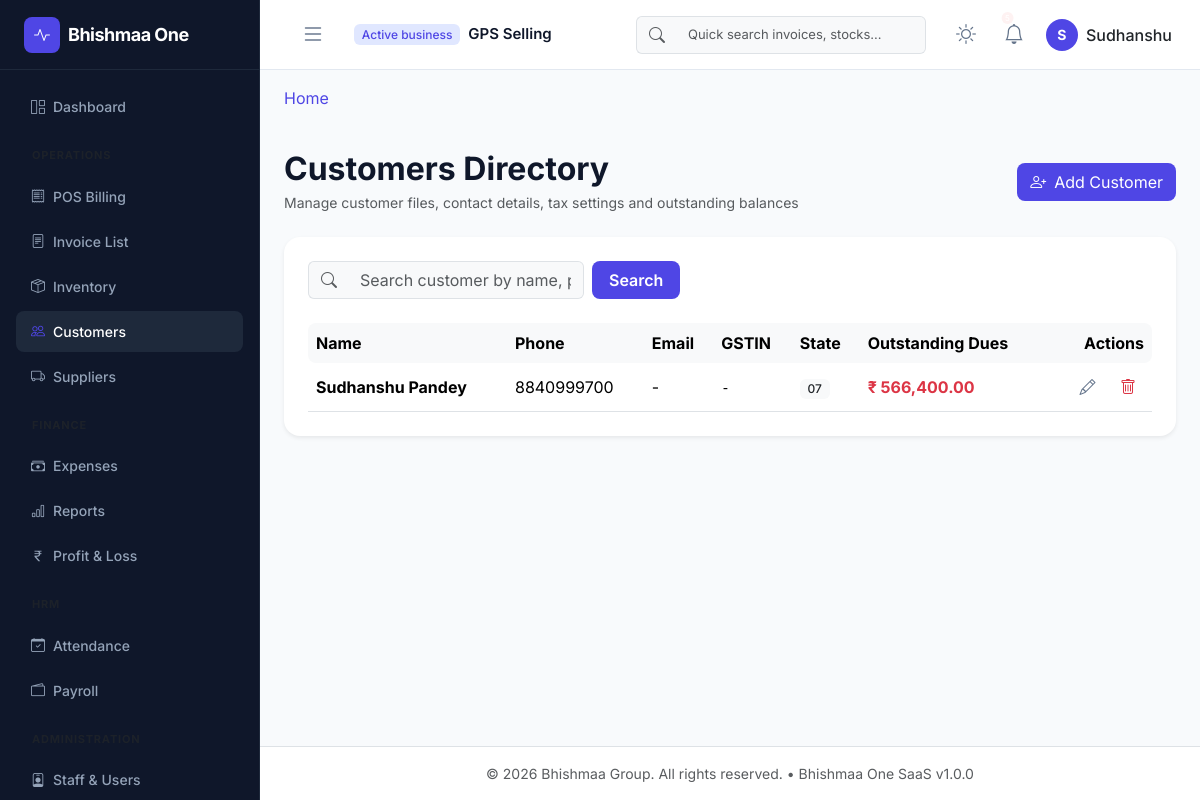
Screenshot of /crm/customers (signed in) with the database file from the repository.
### app/models/core.py (models this page shows, shortened)
class Base(db.Model):
    __abstract__ = True
    id = db.Column(UUIDType, primary_key=True, default=lambda: str(uuid.uuid4()))
    created_at = db.Column(db.DateTime, default=datetime.datetime.utcnow, index=True)
    updated_at = db.Column(db.DateTime, default=datetime.datetime.utcnow, onupdate=datetime.datetime.utcnow)
    is_deleted = db.Column(db.Boolean, default=False, index=True)

class Organization(Base):
    __tablename__ = 'organizations'
    name = db.Column(db.String(150), nullable=False)
    subdomain = db.Column(db.String(50), unique=True, index=True, nullable=False)
    is_active = db.Column(db.Boolean, default=True, index=True)
    plan_name = db.Column(db.String(50), default='Free')
    users = db.relationship('User', back_populates='organization', lazy=True)

class User(UserMixin, Base):
    __tablename__ = 'users'
    username = db.Column(db.String(80), unique=True, index=True, nullable=False)
    email = db.Column(db.String(120), unique=True, index=True, nullable=False)
    password_hash = db.Column(db.String(128), nullable=False)
    first_name = db.Column(db.String(50))
    last_name = db.Column(db.String(50))
    is_active = db.Column(db.Boolean, default=True, index=True)
    organization_id = db.Column(UUIDType, db.ForeignKey('organizations.id', ondelete='CASCADE'), nullable=True, index=True)
    branch_id = db.Column(UUIDType, db.ForeignKey('branches.id', ondelete='SET NULL'), nullable=True, index=True)
    organization = db.relationship('Organization', back_populates='users')
    branch = db.relationship('Branch', backref=db.backref('users', lazy=True))
    roles = db.relationship('Role', secondary=user_roles, back_populates='users', lazy='joined')
    def has_permission(self, perm_name):
        for role in self.roles:
            if any(perm.name == perm_name for perm in role.permissions):
                return True
        return False

### app/models/crm.py (models this page shows, shortened)
class Customer(TenantBase):
    __tablename__ = 'customers'
    name = db.Column(db.String(150), nullable=False, index=True)
    phone = db.Column(db.String(15), index=True)
    email = db.Column(db.String(120), index=True)
    gstin = db.Column(db.String(15), index=True)
    state_code = db.Column(db.String(2), default='07')  # For GST calculations (Delhi)
    address = db.Column(db.Text)
    city = db.Column(db.String(100))
    state = db.Column(db.String(100))
    pincode = db.Column(db.String(10))
    outstanding_balance = db.Column(db.Numeric(10, 2), default=0.0, index=True)
    credit_limit = db.Column(db.Numeric(10, 2), default=0.0)
    is_active = db.Column(db.Boolean, default=True, index=True)
    transactions = db.relationship(
        'CustomerTransaction',
        backref='customer',
        lazy='dynamic',
        cascade='all, delete-orphan'
    )

### app/blueprints/crm/routes.py (the view, shortened to what this page needs)
@crm_bp.route('/customers')
@login_required
@crm_management_required
def list_customers():
    customers = get_organization_customers(current_user.organization_id)
    search_q = request.args.get('search', '').strip().lower()
    return render_template('crm/customers_list.html', customers=customers)

### app/blueprints/crm/permissions.py (called while the page is built)
def crm_management_required(f):
    @wraps(f)
    def decorated_function(*args, **kwargs):
        if not current_user.is_authenticated or not current_user.has_permission('can_manage_crm'):
            abort(403)
        return f(*args, **kwargs)
    return decorated_function

### app/blueprints/crm/services.py (called while the page is built)
def get_organization_customers(organization_id):
    return Customer.query.filter_by(
        organization_id=organization_id,
        is_deleted=False
    ).order_by(Customer.name).all()

### app/models/core.py (called while the page is built)
    def process_bind_param(self, value, dialect):
        if value is None:
            return value
        return str(value)

    def process_result_value(self, value, dialect):
        if value is None:
            return value
        return str(value)

### app/blueprints/crm/templates/crm/customers_list.html (shortened to what this page needs)
{% extends "layouts/base.html" %}
{% block content %}
<div class="d-flex justify-content-between align-items-center mb-4 mt-3">
    <div>
        <h2 class="fw-bold tracking-tight mb-1 text-main">Customers Directory</h2>
        <p class="text-muted small mb-0">Manage customer files, contact details, tax settings and outstanding balances</p>
    </div>
    <div>
        <a href="{{ url_for('crm.create_customer_route') }}" class="btn btn-indigo rounded-3 d-flex align-items-center gap-2">
            <i class="bi bi-person-plus"></i>
            <span>Add Customer</span>
        </a>
    </div>
</div>
<div class="card border-0 shadow-sm rounded-4 mb-4">
    <div class="card-header bg-transparent border-0 px-4 pt-4 pb-2">
        <form method="GET" action="" class="row g-2 justify-content-start align-items-center">
            <div class="col-md-4">
                <div class="input-group">
                    <span class="input-group-text bg-light border-end-0"><i class="bi bi-search text-muted"></i></span>
                    <input type="text" name="search" value="{{ request.args.get('search', '') }}" class="form-control bg-light border-start-0" placeholder="Search customer by name, phone..."/>
                </div>
            </div>
            <div class="col-md-2">
                <button type="submit" class="btn btn-indigo rounded-3 px-3 fw-semibold">Search</button>
            </div>
        </form>
    </div>
    <div class="card-body px-4 pb-4">
        <div class="table-responsive">
            <table class="table align-middle mb-0">
                <thead class="table-light">
                    <tr>
                        <th class="border-0 rounded-start-3">Name</th>
                        <th class="border-0">Phone</th>
                        <th class="border-0">Email</th>
                        <th class="border-0">GSTIN</th>
                        <th class="border-0">State</th>
                        <th class="border-0">Outstanding Dues</th>
                        <th class="border-0 rounded-end-3 text-end">Actions</th>
                    </tr>
                </thead>
                <tbody>
                    {% if customers %}
                        {% for customer in customers %}
                        <tr>
                            <td class="fw-bold text-main">{{ customer.name }}</td>
                            <td>{{ customer.phone or "-" }}</td>
                            <td>{{ customer.email or "-" }}</td>
                            <td><span class="font-monospace small">{{ customer.gstin or "-" }}</span></td>
                            <td><span class="badge bg-light text-dark">{{ customer.state_code }}</span></td>
                            <td>
                                {% if customer.outstanding_balance > 0 %}
                                    <span class="fw-bold text-danger">₹ {{ "{:,.2f}".format(customer.outstanding_balance) }}</span>
                                {% else %}
                                    <span class="text-success small"><i class="bi bi-check-circle me-1"></i>Clear</span>
                                {% endif %}
                            </td>
                            <td class="text-end">
                                <a href="{{ url_for('crm.edit_customer_route', customer_id=customer.id) }}" class="btn btn-icon btn-light rounded-circle me-1" title="Edit Profile">
                                    <i class="bi bi-pencil"></i>
                                </a>
                                <form method="POST" action="{{ url_for('crm.delete_customer_route', customer_id=customer.id) }}" class="d-inline" onsubmit="return confirm('Are you sure you want to delete this customer?');">
                                    <button type="submit" class="btn btn-icon btn-danger-light text-danger rounded-circle" title="Delete Profile">
                                        <i class="bi bi-trash"></i>
                                    </button>
                                </form>
                            </td>
                        </tr>
                        {% endfor %}
                    {% endif %}
                </tbody>
            </table>
        </div>
    </div>
</div>
{% endblock %}

### app/templates/components/navbar.html (shortened to what this page needs)
<nav class="navbar navbar-expand-lg app-navbar px-3">
    <div class="container-fluid">
        <button class="btn sidebar-toggle-btn me-3" id="sidebarToggle" onclick="toggleSidebar()">
            <i class="bi bi-list fs-4"></i>
        </button>
        <div class="navbar-brand-tenant d-flex align-items-center flex-wrap gap-1">
            <span class="badge bg-indigo-light text-indigo me-1">Active business</span>
            <span class="tenant-name fw-semibold text-truncate me-2" style="max-width: 200px;">
                {{ current_user.organization.name if current_user.organization else 'Bhishmaa One' }}
            </span>
        </div>
        <div class="collapse navbar-collapse justify-content-end" id="navbarContent">
            <form class="d-none d-md-flex navbar-search me-4" role="search">
                <div class="input-group">
                    <span class="input-group-text bg-light border-end-0">
                        <i class="bi bi-search text-muted"></i>
                    </span>
                    <input class="form-control bg-light border-start-0" type="search" placeholder="Quick search invoices, stocks..." aria-label="Search">
                </div>
            </form>
            <div class="d-flex align-items-center gap-3">
                <button class="btn btn-icon theme-toggle-btn" onclick="toggleTheme()" title="Toggle Dark/Light Mode">
                    <i class="bi bi-sun sun-icon fs-5"></i>
                </button>
                <div class="dropdown">
                    <button class="btn btn-icon position-relative" type="button" data-bs-toggle="dropdown" aria-expanded="false">
                        <i class="bi bi-bell fs-5"></i>
                        {% if unread_count > 0 %}
                            <span class="position-absolute top-1 start-75 translate-middle badge rounded-pill bg-danger" style="font-size: 8px; padding: 2px 4px;">{{ unread_count }}</span>
                        {% endif %}
                    </button>
                </div>
                <div class="dropdown">
                    <button class="btn profile-dropdown-btn d-flex align-items-center gap-2" type="button" data-bs-toggle="dropdown" aria-expanded="false">
                        <div class="profile-avatar text-white fw-bold">
                            {{ current_user.first_name[0] if current_user.first_name else 'U' }}
                        </div>
                        <span class="d-none d-lg-inline fw-medium">{{ current_user.first_name }}</span>
                    </button>
                </div>
            </div>
        </div>
    </div>
</nav>

### app/static/css/app.css (style rules this page uses)
:root { --font-primary: 'Inter', sans-serif; --color-bg-app: #f8fafc; --color-bg-card: #ffffff; --color-border: #e2e8f0; --color-text-main: #0f172a; --color-text-muted: #64748b; --color-primary: #4f46e5; --color-primary-hover: #4338ca; --color-primary-light: #e0e7ff; --color-success: #10b981; --color-success-bg: #ecfdf5; --color-warning: #f59e0b; --color-warning-bg: #fffbeb; --color-danger: #ef4444; --color-danger-bg: #fef2f2; --sidebar-width: 260px; --navbar-height: 70px; --transition-speed: 0.3s; }
* { box-sizing: border-box; margin: 0; padding: 0; }
body { font-family: var(--font-primary); background-color: var(--color-bg-app); color: var(--color-text-main); overflow-x: hidden; line-height: 1.5; transition: background-color var(--transition-speed), color var(--transition-speed); }
a { color: var(--color-primary); text-decoration: none; transition: color var(--transition-speed); }
.app-navbar { height: var(--navbar-height); background-color: var(--color-bg-card); border-bottom: 1px solid var(--color-border); position: sticky; top: 0; z-index: 99; }
.sidebar-toggle-btn { color: var(--color-text-muted); }
.tenant-name { font-size: 15px; }
.navbar-search .form-control { width: 250px; font-size: 13px; }
.profile-avatar { width: 32px; height: 32px; background-color: var(--color-primary); border-radius: 50%; display: flex; align-items: center; justify-content: center; font-size: 14px; }
.profile-dropdown-btn { border: none; background: none; padding: 0; }
.btn-icon { background: none; border: none; color: var(--color-text-muted); border-radius: 50%; padding: 8px; display: flex; align-items: center; justify-content: center; transition: background-color var(--transition-speed); }
.sun-icon { display: block; }
.text-main { color: var(--color-text-main); }
.text-indigo { color: var(--color-primary) !important; }
.bg-indigo-light { background-color: var(--color-primary-light) !important; }
.btn-indigo { background-color: var(--color-primary); color: white; }
.card { background-color: var(--color-bg-card); border: 1px solid var(--color-border); }

### app/static/css/dashboard.css (style rules this page uses)
.bg-danger { background-color: var(--color-danger-bg) !important; }
.badge { font-weight: 500; }
.btn-icon { width: 32px; height: 32px; padding: 0; display: inline-flex; align-items: center; justify-content: center; }

### rows the page displays
Organization: organization "GPS Selling"
User: first_name "S", first_name "Sudhanshu"
Customer: name "Sudhanshu Pandey", phone "8840999700", email "-", gstin "-", state_code "07", outstanding_balance "566,400.00"
